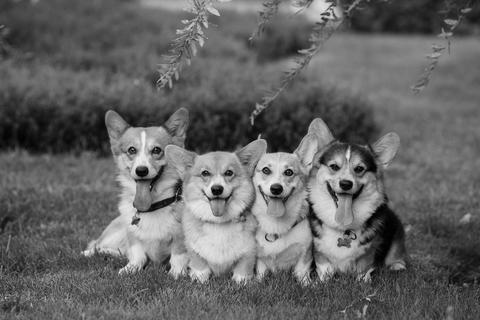
#> input picture Lab2/Lab2/test-image.jpg, 480 x 320 px; the run also reads 2 pictures not shown here
$ jupyter execute --allow-errors Lab2.ipynb   (shell and % lines are left out)
#> lines starting #> are read from the running program, lines starting #| are printed output that depends on the picture
# ECE 311 Lab 2: LSI Systems
## Due Date: 2/17 @ 11:59PM on Compass
In this lab, we will explore Linear Shift-Invariant (LSI) systems and their properties with applications involving toy signals, image filtering, stock data, and even an example of a simple non-linear system. Let's get started!

[cell 1]
#import necessary libraries for this lab
import numpy as np
import scipy.signal as signal
import matplotlib.pyplot as plt

from skimage.io import imread

## Getting Started with Convolution

We remember from ECE 210, that convolution describes how any continuous-time input signal is processed by an LTI system. Given an input $x(t)$ and an LTI system's impulse response $h(t)$, the system output $y(t)$ is given by

$$
y(t) = x(t) * h(t).
$$

Recall that convolution for continous signals is defined as

$$
y(t) = \int_{\tau = -\infty}^{\infty}x(\tau)h(t-\tau)d\tau = \int_{\tau=-\infty}^{\infty}x(t-\tau)h(\tau)d\tau.
$$

You have learned in ECE 310 that discrete-time LSI systems also have an impulse response $h[n]$, which is the system response to a unit Kronecker delta $\delta[n]$ input. Thus we can express the system output given an input signal via discrete-time convolution.

$$
y[n] = x[n] * h[n]
$$

$$
y[n] = \sum_{k=-\infty}^{\infty}x[k]h[n-k] = \sum_{k=-\infty}^{\infty}x[n-k]h[k]
$$

Like the width properties of continuous-time convolution, if $x$ is of length $N$ and $h$ is of length $M$, the result $y$ will be of length $N+M-1$. It is important to note that every LSI system can be represented by a convolution, every system that can be expressed as a convolution has an impulse response, and any system with an impulse response must be LSI. This means the relationship between LSI systems, convolution, and impulse responses is an "if and only if" relationship; they all imply one another! This is something handy to keep in mind whenever you want to identify and describe an LSI system.

The key function we will use to perform convolutions is the $\textrm{convolve()}$ function in the $\textrm{scipy.signal}$ module. The usage of this function for an example system is as follows:

$$
x[n] = \delta[n]+2\delta[n-2]+3\delta[n-4]
$$

$$
y[n] = x[n]+3x[n-1]
$$

[cell 2]
x = np.array([1, 0, 2, 0, 3]) #input signal
h = np.array([1, 3]) #filter/system's impulse response
y = signal.convolve(x,h) #signal.convolve(in1,in2)

print(y) #verify this result by hand!

Note how we extracted the system's impulse response for the system's Linear Constant Coefficient Difference Equation (LCCDE). Our first term takes the present input value and multiplies it by one, and the second term multiplies the most recent input by three. Intuitively, when we flip and shift our filter $h$ for the convolution, we will be applying this system to the input signal at each shift step. The $\textrm{signal.convolve()}$ function assumes the arrays that represent our signals begin at index zero.

## Exercise 1: Implementing LSI Systems

In the below code cell, implement the following LSI systems and plot the system response (using $\textrm{plt.stem()}$) to each of the listed input signals. Comment on the results in the following Markdown cell. Remember to determine the LCCDE for each system to infer its impulse response!

* System A: $y_a[n] = -x[n]+2x[n-1]-x[n-2]$

* System B: $y_b[n] = \frac{1}{4}x[n]+\frac{1}{2}x[n-1]+\frac{1}{4}x[n-2]$

* $x_1[n] = u[n] - u[n-7], 0\leq n< 10$

* $x_2[n] = \sin\left(\frac{\pi}{20}n\right), 0\leq n< 40$

[cell 3]
#create input signals here:
#Hint: Use np.sin and np.pi!
x1 = np.ones(6)
n = np.arange(0, 41, 1)
x2 = np.sin((np.pi*n)/20)
#System A
SystemA = np.array([-1, 2, -1])

#plot result for x1
y1A = signal.convolve(x1, SystemA)
plt.figure(figsize = (15, 9))
plt.subplot(221)
plt.title('System A x1')
plt.stem(y1A)
#plot result for x2
y2A = signal.convolve(x2, SystemA)
plt.subplot(222)
plt.title('System A x2')
plt.stem(y2A)

#System B
SystemB = np.array([0.25, 0.5, 0.25])
#plot result for x1
y1B = signal.convolve(x1, SystemB)
plt.subplot(223)
plt.title('System B x1')
plt.stem(y1B)
#plot result for x2
y2B = signal.convolve(x2, SystemB)
plt.subplot(224)
plt.title('System B x1')
plt.stem(y2B)
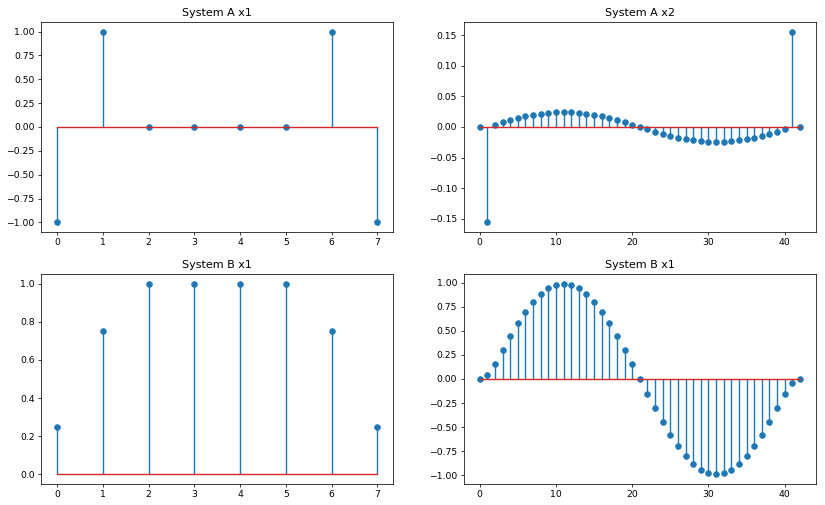
#> figure drawn by matplotlib, 4 panels; panel 2: curve peaks at x = 41, y = 0.156; panel 4: curve peaks at x = 11, y = 0.994

Comments here:
(Consider how the different filters affect the flatter and faster moving parts of the input signals. What do you think each filter is doing?)

## Exercise 2: Bitcoin Pricing Correction

One type of signal could be some non-physical 1D information. An example of this would be stock price or cryptocurrency data. This data is notoriously noisy and can jump around unpredictably.

Remember that the systems we work with can be either causal or non-causal. A causal system only uses present and past information or values to calculate its present values, while a non-causal system can leverage future information. In this excercise, we will compare causal and non-causal versions of a filter to smooth a day's worth of bitcoin pricing data. We have provided 24 hours of prices with pricing updates every minute (1440 points). The date in question is Christmas Eve Day (12/24), 2017.

[cell 4]
bitcoin_data = np.load('bitcoin-christmas.npy', allow_pickle=True)
#> (reads Lab2/Lab2/bitcoin-christmas.npy from the repository)
n_points = len(bitcoin_data)
plt.figure(figsize = (8,6))
plt.plot(range(n_points), bitcoin_data)
plt.title('Bitcoin Prices Every Minute 12/24/2017')
plt.xlabel('Minute from Midnight')
plt.ylabel('Price (USD)')

Pretty noisy, right? Maybe a lot of last-minute Christmas gifts made the price even more unpredictable!

In this exercise, you will implement two length-51 moving average filters on this Bitcoin price data. The first will be causal and the second will be non-causal. Mathematically, we can represent these systems as follows:

$$
y_1[n] = \frac{1}{51}\sum_{i=0}^{50}x[n - i]
$$

$$
y_2[n] = \frac{1}{51}\sum_{i=-25}^{25}x[n - i]
$$

Furthermore, since the moving average filter is an LSI system we may implement it as a convolution. If you are having trouble seeing this, we suggest considering a length-5 moving average filter and "unrolling" the sum for that system definition.

Notice that the non-causal filter will require us to access negative indices according to the impulse response of our filter. A natural question to ask is how does the $\textrm{signal.convolve()}$ function perform non-causal convolution? How can you indicate negative indices when making an array for a system's impulse response? This is where the "same" mode comes in! We may use the "same" mode as follows:

```
y = signal.convolve(x,h,'same'),
```

where $x$ is of length $N$ and $h$ is length $M$. This line of code will perform a full linear convolution like the default mode, but then it will only keep the center $N$ values (length of first argument/array). This operation is equivalent to zero-centering our filter array (second argument/array). You may want to try a couple small examples to convince yourself this is true. The "same" mode will be important to keep in mind throughout this lab and the rest of the course.

**Important Note:** For the following two parts, we have provided the appropriate start and end indices to help us make sure each implementation returns results of the same size and to remove initial condition worries (ramping behavior since we would have fewer than 51 samples as the filter has partial overlap).

a. Construct the causal filter and apply it to the provided bitcoin price data (contained in the ``bitcoin_data`` variable). To make sure your output is the same length and matches up correctly in time, you should slice your result using ``start`` and ``end`` as we did to create the ``plotting_data`` variable. Plot the original data (``plotting_data``) and your smoothed data on the same plot.

b. Construct the non-causal filter and apply it to the provided bitcoin price data. Perform the same ``start`` and ``end`` slicing on your result as in part (a). Plot the original data (``plotting_data``) and your smoothed data on the same plot.

c. Plot the error signals for each filter on the same plot. Let the error signal for a system's output be given by

$$
y_e = y - \hat{y},
$$

where $\hat{y}$ is your system output and $y$ is the sliced original data used for plotting, ``plotting_data``.

d. Comment on the results in the following Markdown cell. What is noticeably different? Is it better to know a lot of past information or a decent amount of past and future information?

[cell 5]
#Provided code
L = 51
half_L = 25
start = 50
end = len(bitcoin_data)-half_L
plotting_data = bitcoin_data[start:end] #plot against this data in parts a/b, pay attention to how we slice
result_length = len(plotting_data)
# Code for 2.a here, don't forget to plot original and filtered signals on same plot!
h1 = np.ones(51)/51
y1 = signal.convolve(bitcoin_data[start:end], h1)

plt.plot(plotting_data)
plt.plot(y1[start:end-50])
plt.title("causal filter")


# Code for 2.b here
y2 = signal.convolve(bitcoin_data, h1, 'same')
plt.figure()
plt.plot(plotting_data)
plt.plot(y2[start:end])
plt.title("non-causal filter")

# Code for 2.c here
print(y1.shape)
print(plotting_data.shape)
error1 = y1[start:end]-plotting_data
error2 = y2[start:end]-plotting_data

plt.figure()
plt.plot(error1[start:end-100])
plt.figure()
plt.plot(error2[start:end-100])
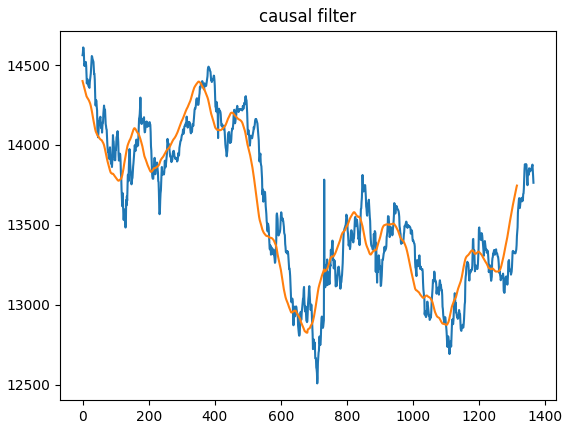
#> figure drawn by matplotlib, 1 panel; curve peaks at x = 2, y = 14610.1; curve peaks at x = 0, y = 14399.7
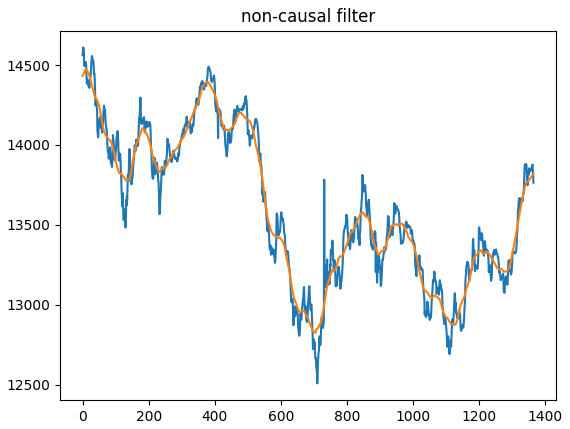
#> figure drawn by matplotlib, 1 panel; curve peaks at x = 2, y = 14610.1; curve peaks at x = 11, y = 14474.5
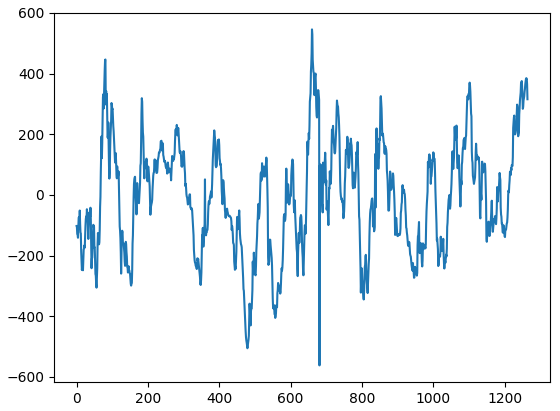
#> figure drawn by matplotlib, 1 panel; curve peaks at x = 660, y = 545.4
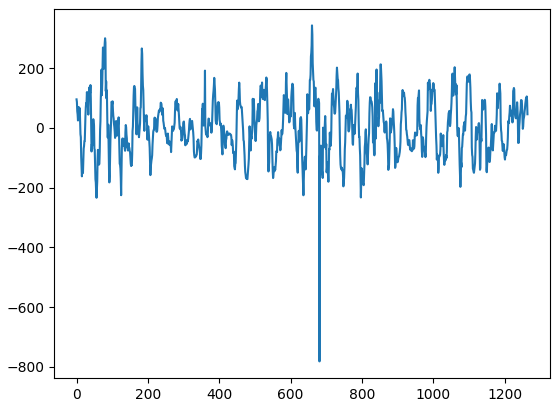
#> figure drawn by matplotlib, 1 panel; curve peaks at x = 660, y = 342.8

Comments for part 2.d here:
The non-causal filter has lesser average error so is a more accurate representation of the data.

# Image Convolution

In ECE 310, we typically focus on the implications of filtering in the frequency domain of a 1D signal. Our most common idea of a 1D signal is a piece of audio. In this section, we will experiment with image filtering along both axes of an image and see that we can do more than just filtering with convolution.

## Exercise 3: 1D Image Convolution

Apply a 1D length 11 moving average filter on the provided ``test-image.jpg`` image along its:

a. Rows

b. Columns

c. Rows then columns

d. Columns then rows

Plot each of the resulting images and give them unique titles.

e. Comment on the images from the "rows then columns" and "columns then rows" procedures. Are they the same? Explain your answer, why are they the same or different?

[cell 6]
#make filter and load image
image = imread('test-image.jpg')
#> image is the input picture: shape (320, 480); min 0, max 253, mean 101.1
plt.figure(figsize=(10,6))
plt.imshow(image,'gray')
plt.title('Original Image')
L = 11
h = np.ones(L) * 1/11
n_rows,n_cols = image.shape

#Code for 3.a along rows (apply filter to each row independently)
image_row = np.zeros(image.shape)
#Hint: image_row[i,:] = signal.convolve(image[i,:],h,'same') for each row
for i in range(0, n_rows):
    image_row[i,:] = np.convolve(image[i,:],h,'same')
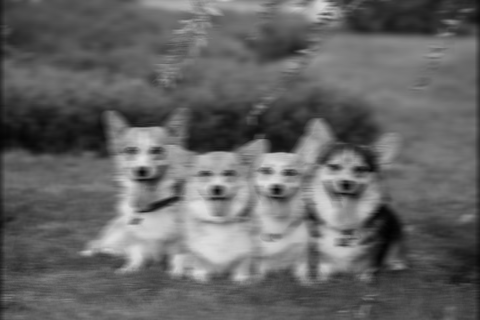
#> image_row: shape (320, 480) float64; min 1.91, max 226.1, mean 100.6
plt.figure()
plt.imshow(image_row, 'gray')

#along the columns (3.b)
image_col = np.zeros(image.shape)
for i in range(0, n_cols):
    image_col[:,i] = np.convolve(image[:,i],h,'same')
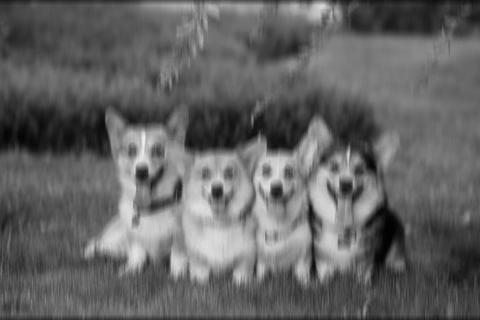
#> image_col: shape (320, 480) float64; min 1.45, max 239, mean 100.2
plt.figure()
plt.imshow(image_col, 'gray')

#rows then columns (3.c)
image_row_col = np.zeros(image.shape)
for i in range(0, n_cols):
    image_row_col[:,i] = np.convolve(image_row[:,i],h,'same')
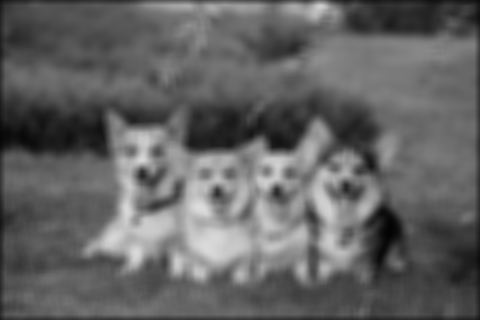
#> image_row_col: shape (320, 480) float64; min 3.58, max 220.9, mean 99.8
plt.figure()
plt.imshow(image_row_col, 'gray')

#columns then rows (3.d)
image_col_row = np.zeros(image.shape)
for i in range(0, n_rows):
    image_col_row[i,:] = np.convolve(image_col[i,:],h,'same')
plt.figure()
plt.imshow(image_col_row, 'gray')

Comments for 3.e:
They are the same because the order in which the filters are applied does not make a difference for images

## Exercise 4: Building an Edge Detector

Let's now apply image convolution to perform edge detection. We will build a simple edge detector step-by-step using the following simple 1D filter:

$$
h[n] = \delta[n+1] - \delta[n-1]
$$

a. Intuitively or mathematically, what does this filter do to an input signal? In other words, what parts of a signal would give a strong (large magnitude) response and what parts would give a weak (small magnitude) response? You may answer this with a couple signal examples and the result of convolution with $h[n]$ or qualitative intuition.

b. Is this filter causal? Why or why not? Is it a problem if the filter is non-causal? (Hint: consider the contexts in which we cannot violate causality!)

Note: For the next two parts, please store your results in separate variables. This will make part (e) much cleaner.

c. Apply $h[n]$ along the rows of the ``test-image.jpg`` image. Plot the result with a grayscale color mapping.

d. Apply $h[n]$ along the columns of the ``test-image.jpg`` image. Plot the result with a grascale color mapping.

So far we have checked for edge-like features in the image going along the rows and columns. Imagine these two results as being vectors indicating edge strength along the row axis and column axis of the image, respectively. Take a minute to look at the differences between these two resulting images. Can you tell which one is detecting edges within a row and which one is doing so within a column? What would be a sensible way to incorporate these two dimensions of information? Imagine they form a 2D vector and take the norm! More precisely:

$$
I_F(r,c) = \sqrt{\left(I_R(r,c)\right)^2 + \left(I_C(r,c)\right)^2},
$$

where $I_R$ and $I_C$ are the row and column filtered results, respectively.

e. Build the final result image $I_F$ according to the above equation. Plot the result again with a grayscale color mapping.

Answer for 4.a here:
It finds the difference in magnitude of one sample before and after the current sample. It will give a large response for edges in the signal such as drops or rises and small response for parts that have little to no change(i.e. plateau)

Answer for 4.b here:
It is non-causal as a future value of the signal is required to compute a current value

[cell 7]
#load test-image.jpg
test = imread('test-image.jpg')
n_rows,n_cols = test.shape
plt.figure()
plt.title('Original Image')
plt.imshow(test, 'gray')
#Code for 4.c here:
h = np.array([1, 0, -1])
test_rows = np.zeros(test.shape)
for i in range(0, n_rows):
    test_rows[i,:] = np.convolve(test[i,:], h, 'same')
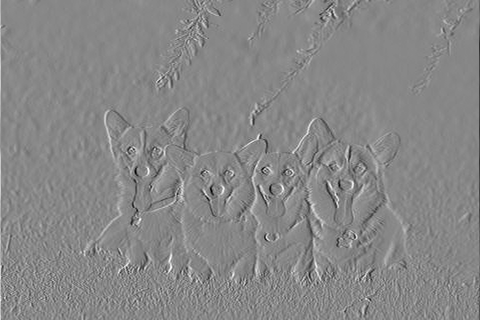
#> test_rows: shape (320, 480) float64; min -201, max 177, mean 0; drawn with min black and max white

plt.figure()
plt.title('Along the rows')
plt.imshow(test_rows, 'gray')
#Code for 4.d here:
test_cols = np.zeros(test.shape)
for i in range(0, n_cols):
    test_cols[:,i] = np.convolve(test[:,i], h, 'same')
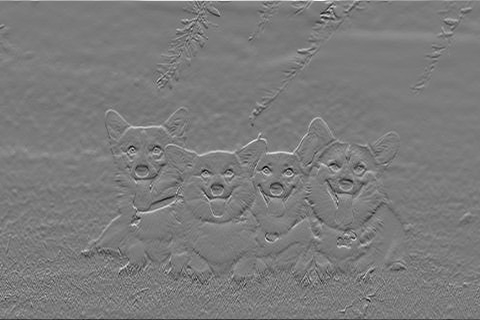
#> test_cols: shape (320, 480) float64; min -204, max 217, mean 0; drawn with min black and max white

plt.figure()
plt.title('Along the cols')
plt.imshow(test_cols, 'gray')

#Code for 4.e here:
test_final = np.sqrt((test_rows)*(test_rows)+(test_cols)*(test_cols))
#> (the rest of the program and of its run is left out)
